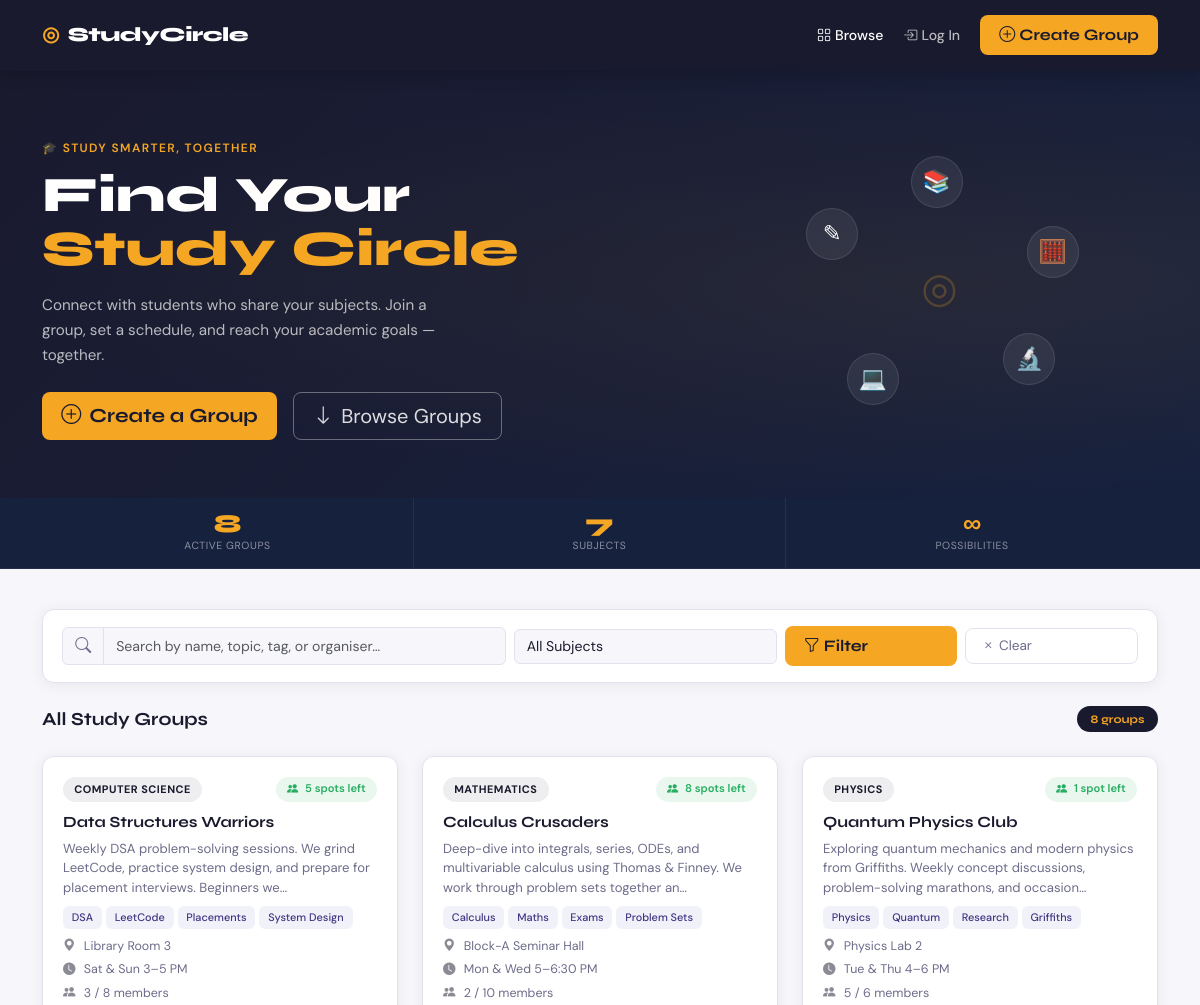
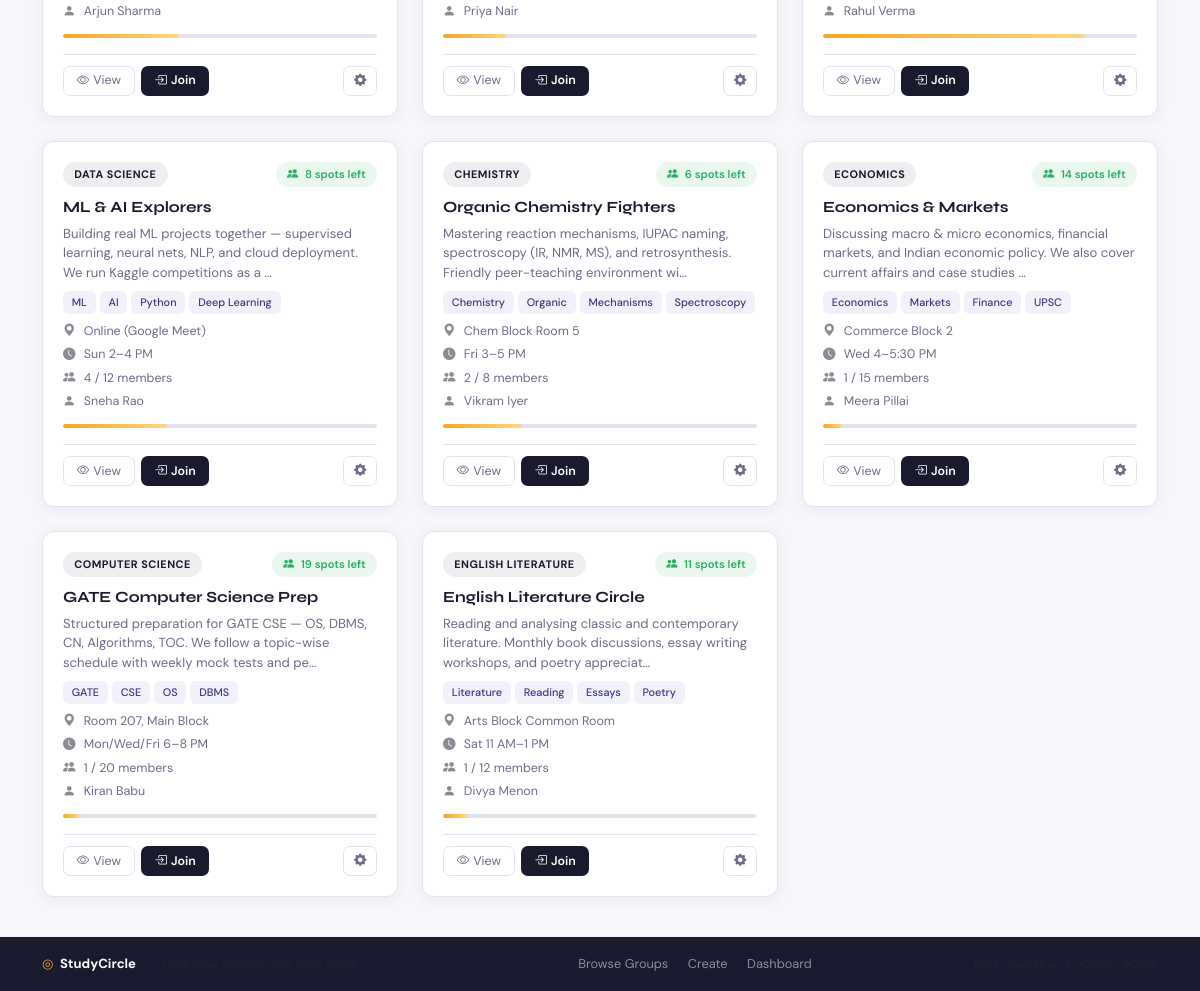
The page / on the database its author committed (2 pictures, top to bottom).
### tables this page shows
CREATE TABLE study_groups (
        id            INTEGER PRIMARY KEY AUTOINCREMENT,
        name          TEXT    NOT NULL,
        subject       TEXT    NOT NULL,
        description   TEXT    NOT NULL,
        location      TEXT    NOT NULL,
        schedule      TEXT    NOT NULL,
        max_members   INTEGER NOT NULL DEFAULT 10,
        organiser     TEXT    NOT NULL,
        contact_email TEXT    NOT NULL,
        tags          TEXT    DEFAULT '',
        status        TEXT    DEFAULT 'open',
        created_at    TEXT    NOT NULL
    );

### app.py (the view)
@app.route("/")
def index():
    db  = get_db()
    q   = request.args.get("q", "").strip()
    sub = request.args.get("subject", "").strip()
    tag = request.args.get("tag", "").strip()
    sql    = "SELECT * FROM study_groups WHERE 1=1"
    params = []
    if q:
        sql += " AND (name LIKE ? OR description LIKE ? OR tags LIKE ? OR organiser LIKE ?)"
        params += [f"%{q}%"] * 4
    if sub:
        sql += " AND subject=?"
        params.append(sub)
    if tag:
        sql += " AND tags LIKE ?"
        params.append(f"%{tag}%")
    sql += " ORDER BY created_at DESC"
    rows     = db.execute(sql, params).fetchall()
    subjects = db.execute(
        "SELECT DISTINCT subject FROM study_groups ORDER BY subject"
    ).fetchall()
    groups = []
    for row in rows:
        groups.append({
            **dict(row),
            "member_count": member_count(db, row["id"]),
            "pending_count": pending_count(db, row["id"]),
        })
    return render_template("index.html",
        groups=groups, subjects=subjects,
        query=q, subject_filter=sub, tag_filter=tag)

### app.py (called while the page is built)
def get_db():
    if "db" not in g:
        g.db = sqlite3.connect(DB)
        g.db.row_factory = sqlite3.Row
        g.db.execute("PRAGMA foreign_keys = ON")
    return g.db

def member_count(db, gid):
    return db.execute(
        "SELECT COUNT(*) FROM members WHERE group_id=?", (gid,)
    ).fetchone()[0]

def pending_count(db, gid):
    return db.execute(
        "SELECT COUNT(*) FROM join_requests WHERE group_id=? AND status='pending'",
        (gid,)
    ).fetchone()[0]

def current_user():
    return session.get("user_email")

@app.context_processor
def inject_user():
    return {
        "current_user_email": current_user(),
        "current_user_name":  session.get("user_name"),
    }

### templates/index.html (shortened to what this page needs)
{% extends "base.html" %}
{% block content %}
<section class="sc-hero">
  <div class="container">
    <div class="row align-items-center g-5">
      <div class="col-lg-7">
        <p class="sc-eyebrow">&#127891; Study smarter, together</p>
        <h1 class="sc-hero-title">Find Your<br><em class="sc-accent">Study Circle</em></h1>
        <p class="sc-hero-sub">
          Connect with students who share your subjects.
          Join a group, set a schedule, and reach your academic goals — together.
        </p>
        <div class="d-flex gap-3 flex-wrap mt-4">
          <a href="{{ url_for('create') }}" class="btn sc-btn-acc btn-lg">
            <i class="bi bi-plus-circle me-2"></i>Create a Group
          </a>
          <a href="#groups" class="btn sc-btn-ghost btn-lg">
            <i class="bi bi-arrow-down me-2"></i>Browse Groups
          </a>
        </div>
      </div>
      <div class="col-lg-5 d-none d-lg-flex justify-content-center">
        <div class="sc-orbs">
          <div class="orb o1">&#128218;</div>
          <div class="orb o2">&#129518;</div>
          <div class="orb o3">&#128300;</div>
          <div class="orb o4">&#128187;</div>
          <div class="orb o5">&#9998;</div>
          <div class="orb-c">&#9678;</div>
        </div>
      </div>
    </div>
  </div>
</section>
<div class="sc-stats">
  <div class="container">
    <div class="row text-center g-0">
      <div class="col-4 sc-stat">
        <span class="sc-sn">{{ groups|length }}</span>
        <span class="sc-sl">Active Groups</span>
      </div>
      <div class="col-4 sc-stat">
        <span class="sc-sn">{{ subjects|length }}</span>
        <span class="sc-sl">Subjects</span>
      </div>
      <div class="col-4 sc-stat">
        <span class="sc-sn">&#8734;</span>
        <span class="sc-sl">Possibilities</span>
      </div>
    </div>
  </div>
</div>
<section id="groups" class="sc-browse">
  <div class="container">
    <form method="GET" action="{{ url_for('index') }}" id="filterForm">
      <div class="sc-searchbar">
        <div class="row g-2 align-items-center">
          <div class="col-lg-5 col-md-12">
            <div class="input-group">
              <span class="input-group-text sc-search-icon">
                <i class="bi bi-search"></i>
              </span>
              <input type="text" name="q" id="liveSearch"
                     class="form-control sc-search-inp"
                     placeholder="Search by name, topic, tag, or organiser…"
                     value="{{ query }}" autocomplete="off"/>
            </div>
          </div>
          <div class="col-lg-3 col-md-6">
            <select name="subject" class="form-select sc-sel">
              <option value="">All Subjects</option>
            </select>
          </div>
          <div class="col-lg-2 col-md-3">
            <button type="submit" class="btn sc-btn-acc w-100">
              <i class="bi bi-funnel me-1"></i>Filter
            </button>
          </div>
          <div class="col-lg-2 col-md-3">
            <a href="{{ url_for('index') }}" class="btn sc-btn-ghost-sm w-100">
              <i class="bi bi-x me-1"></i>Clear
            </a>
          </div>
        </div>
      </div>
    </form>
    <div class="d-flex justify-content-between align-items-center mb-4">
      <h2 class="sc-sec-title mb-0">
        {% if query or subject_filter or tag_filter %}
          Results
          {% if query %} for &ldquo;{{ query }}&rdquo;{% endif %}
          {% if subject_filter %} &middot; {{ subject_filter }}{% endif %}
        {% else %}All Study Groups{% endif %}
      </h2>
      <span class="sc-cnt-badge">
        {{ groups|length }} group{% if groups|length != 1 %}s{% endif %}
      </span>
    </div>
    {% if groups %}
      <div class="row g-4" id="cardGrid">
        {% for g in groups %}
          {% set full = g.member_count >= g['max_members'] %}
          <div class="col-md-6 col-lg-4 sc-card-col sc-fade"
               style="animation-delay:{{ loop.index0 * 55 }}ms">
            <div class="sc-card h-100 d-flex flex-column">
              <div class="sc-card-top">
                <span class="sc-sbadge">{{ g['subject'] }}</span>
                {% if full %}
                  <span class="sc-slot full">
                    <i class="bi bi-lock-fill me-1"></i>Full
                  </span>
                {% elif g['status'] == 'closed' %}
                  <span class="sc-slot closed">
                    <i class="bi bi-dash-circle me-1"></i>Closed
                  </span>
                {% else %}
                  <span class="sc-slot open">
                    <i class="bi bi-people-fill me-1"></i>
                    {{ g['max_members'] - g.member_count }} spot{% if g['max_members'] - g.member_count != 1 %}s{% endif %} left
                  </span>
                {% endif %}
              </div>
              <h3 class="sc-card-name">
                <a href="{{ url_for('group_detail', gid=g['id']) }}" class="sc-name-link">
                  {{ g['name'] }}
                </a>
              </h3>
              <p class="sc-card-desc">
                {{ g['description'][:130] }}{% if g['description']|length > 130 %}…{% endif %}
              </p>
              {% if g['tags'] %}
                <div class="sc-tags mb-2">
                  {% for tag in g['tags'].split(',')[:4] %}
                    <a href="{{ url_for('index', tag=tag.strip()) }}"
                       class="sc-tag">{{ tag.strip() }}</a>
                  {% endfor %}
                </div>
              {% endif %}
              <ul class="sc-meta">
                <li><i class="bi bi-geo-alt-fill"></i> {{ g['location'] }}</li>
                <li><i class="bi bi-clock-fill"></i> {{ g['schedule'] }}</li>
                <li>
                  <i class="bi bi-people-fill"></i>
                  {{ g.member_count }} / {{ g['max_members'] }} members
                </li>
                <li><i class="bi bi-person-fill"></i> {{ g['organiser'] }}</li>
              </ul>
              <div class="sc-prog mb-3">
                <div class="sc-prog-fill {% if full %}full{% endif %}"
                     style="width:{{ ((g.member_count / g['max_members']) * 100)|int }}%">
                </div>
              </div>
              <div class="sc-card-acts mt-auto">
                <a href="{{ url_for('group_detail', gid=g['id']) }}"
                   class="btn sc-btn-view btn-sm">
                  <i class="bi bi-eye me-1"></i>View
                </a>
                {% if not full and g['status'] == 'open' %}
                  <a href="{{ url_for('join_group', gid=g['id']) }}"
                     class="btn sc-btn-join btn-sm">
                    <i class="bi bi-box-arrow-in-right me-1"></i>Join
                  </a>
                {% else %}
                  <button class="btn sc-btn-join btn-sm" disabled>
                    {% if full %}Full{% else %}Closed{% endif %}
                  </button>
                {% endif %}
                <a href="{{ url_for('admin_panel', gid=g['id']) }}"
                   class="btn sc-btn-gear btn-sm ms-auto"
                   title="Admin panel"
                   data-bs-toggle="tooltip" data-bs-placement="top">
                  <i class="bi bi-gear-fill"></i>
                </a>
              </div>
            </div>
          </div>
        {% endfor %}
      </div>
    {% endif %}
  </div>
</section>
{% endblock %}

### rows shown on the page
study_groups: subject "COMPUTER SCIENCE", g['max_members']-g.member_count "5", name "Data Structures Warriors", description "Weekly DSA problem-solving sessions. We grind LeetCode, practice system design, and prepare for placement interviews. Beginners we", strip "DSA" "LeetCode" "Placements" "System Design", location "Library Room 3", schedule "Sat & Sun 3–5 PM", member_count "3", max_members "8", organiser "Arjun Sharma"
study_groups: subject "MATHEMATICS", g['max_members']-g.member_count "8", name "Calculus Crusaders", description "Deep-dive into integrals, series, ODEs, and multivariable calculus using Thomas & Finney. We work through problem sets together an", strip "Calculus" "Maths" "Exams" "Problem Sets", location "Block-A Seminar Hall", schedule "Mon & Wed 5–6:30 PM", member_count "2", max_members "10", organiser "Priya Nair"
study_groups: subject "PHYSICS", g['max_members']-g.member_count "1", name "Quantum Physics Club", description "Exploring quantum mechanics and modern physics from Griffiths. Weekly concept discussions, problem-solving marathons, and occasion", strip "Physics" "Quantum" "Research" "Griffiths", location "Physics Lab 2", schedule "Tue & Thu 4–6 PM", member_count "5", max_members "6", organiser "Rahul Verma"
study_groups: subject "DATA SCIENCE", g['max_members']-g.member_count "8", name "ML & AI Explorers", description "Building real ML projects together — supervised learning, neural nets, NLP, and cloud deployment. We run Kaggle competitions as a", strip "ML" "AI" "Python" "Deep Learning", location "Online (Google Meet)", schedule "Sun 2–4 PM", member_count "4", max_members "12", organiser "Sneha Rao"
study_groups: subject "CHEMISTRY", g['max_members']-g.member_count "6", name "Organic Chemistry Fighters", description "Mastering reaction mechanisms, IUPAC naming, spectroscopy (IR, NMR, MS), and retrosynthesis. Friendly peer-teaching environment wi", strip "Chemistry" "Organic" "Mechanisms" "Spectroscopy", location "Chem Block Room 5", schedule "Fri 3–5 PM", member_count "2", max_members "8", organiser "Vikram Iyer"
study_groups: subject "ECONOMICS", g['max_members']-g.member_count "14", name "Economics & Markets", description "Discussing macro & micro economics, financial markets, and Indian economic policy. We also cover current affairs and case studies", strip "Economics" "Markets" "Finance" "UPSC", location "Commerce Block 2", schedule "Wed 4–5:30 PM", member_count "1", max_members "15", organiser "Meera Pillai"
study_groups: subject "COMPUTER SCIENCE", g['max_members']-g.member_count "19", name "GATE Computer Science Prep", description "Structured preparation for GATE CSE — OS, DBMS, CN, Algorithms, TOC. We follow a topic-wise schedule with weekly mock tests and pe", strip "GATE" "CSE" "OS" "DBMS", location "Room 207, Main Block", schedule "Mon/Wed/Fri 6–8 PM", member_count "1", max_members "20", organiser "Kiran Babu"
study_groups: subject "ENGLISH LITERATURE", g['max_members']-g.member_count "11", name "English Literature Circle", description "Reading and analysing classic and contemporary literature. Monthly book discussions, essay writing workshops, and poetry appreciat", strip "Literature" "Reading" "Essays" "Poetry", location "Arts Block Common Room", schedule "Sat 11 AM–1 PM", member_count "1", max_members "12", organiser "Divya Menon"

### other values the page prints
{{ groups|length }} "8"
{{ subjects|length }} "7"
